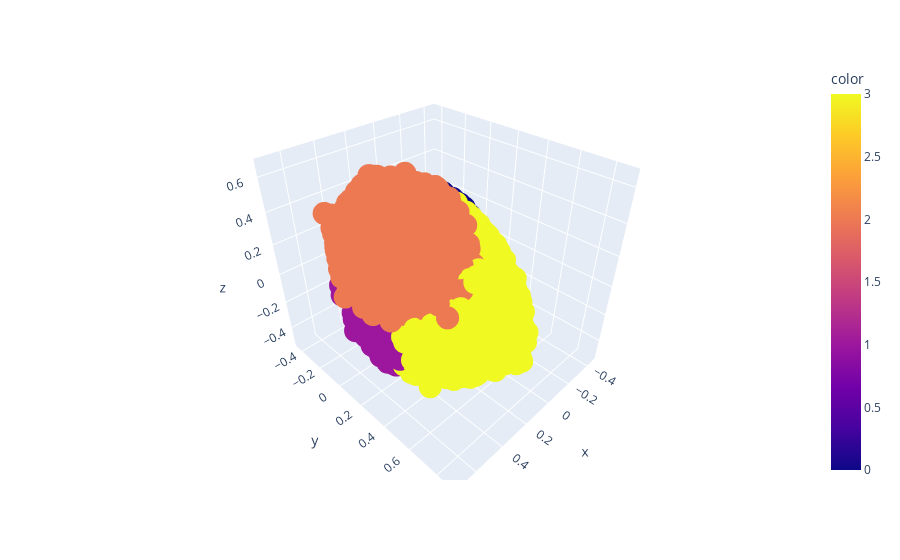

The cell this chart's notebook holds for it:
### Markdown cell above
Now, we finally get to the **Spectral Clustering**.
Using the Sci-kit learn implementation, we can visualize the 4 different clusters within the 3 principal components.

### Code cell
cluster_spectral = SpectralClustering(n_clusters=4, affinity='nearest_neighbors')
cluster_spectral.fit(credit_pca)
credit_card['Labels'] = cluster_spectral.labels_
px.scatter_3d(x=credit_pca['Component 1'],y=credit_pca['Component 2'],z=credit_pca['Component 3'], color=cluster_spectral.labels_,size_max=18)

### Figure 1 — Plotly figure (JSON) as saved in the notebook; plotly's stock layout.template omitted (floating-point values rounded to 4 significant figures; data arrays with more than 128 entries replaced by an {"elided": "..."} marker saying what was removed)
{"data": [{"hovertemplate": "x=%{x}<br>y=%{y}<br>z=%{z}<br>color=%{marker.color}<extra></extra>", "legendgroup": "", "marker": {"color": {"elided": "8950 int values"}, "coloraxis": "coloraxis", "symbol": "circle"}, "mode": "markers", "name": "", "scene": "scene", "showlegend": false, "type": "scatter3d", "x": {"elided": "8950 float values"}, "y": {"elided": "8950 float values"}, "z": {"elided": "8950 float values"}}], "layout": {"coloraxis": {"colorbar": {"title": {"text": "color"}}, "colorscale": [[0, "#0d0887"], [0.1111, "#46039f"], [0.2222, "#7201a8"], [0.3333, "#9c179e"], [0.4444, "#bd3786"], [0.5556, "#d8576b"], [0.6667, "#ed7953"], [0.7778, "#fb9f3a"], [0.8889, "#fdca26"], [1, "#f0f921"]]}, "legend": {"tracegroupgap": 0}, "margin": {"t": 60}, "scene": {"domain": {"x": [0, 1], "y": [0, 1]}, "xaxis": {"title": {"text": "x"}}, "yaxis": {"title": {"text": "y"}}, "zaxis": {"title": {"text": "z"}}}}}
